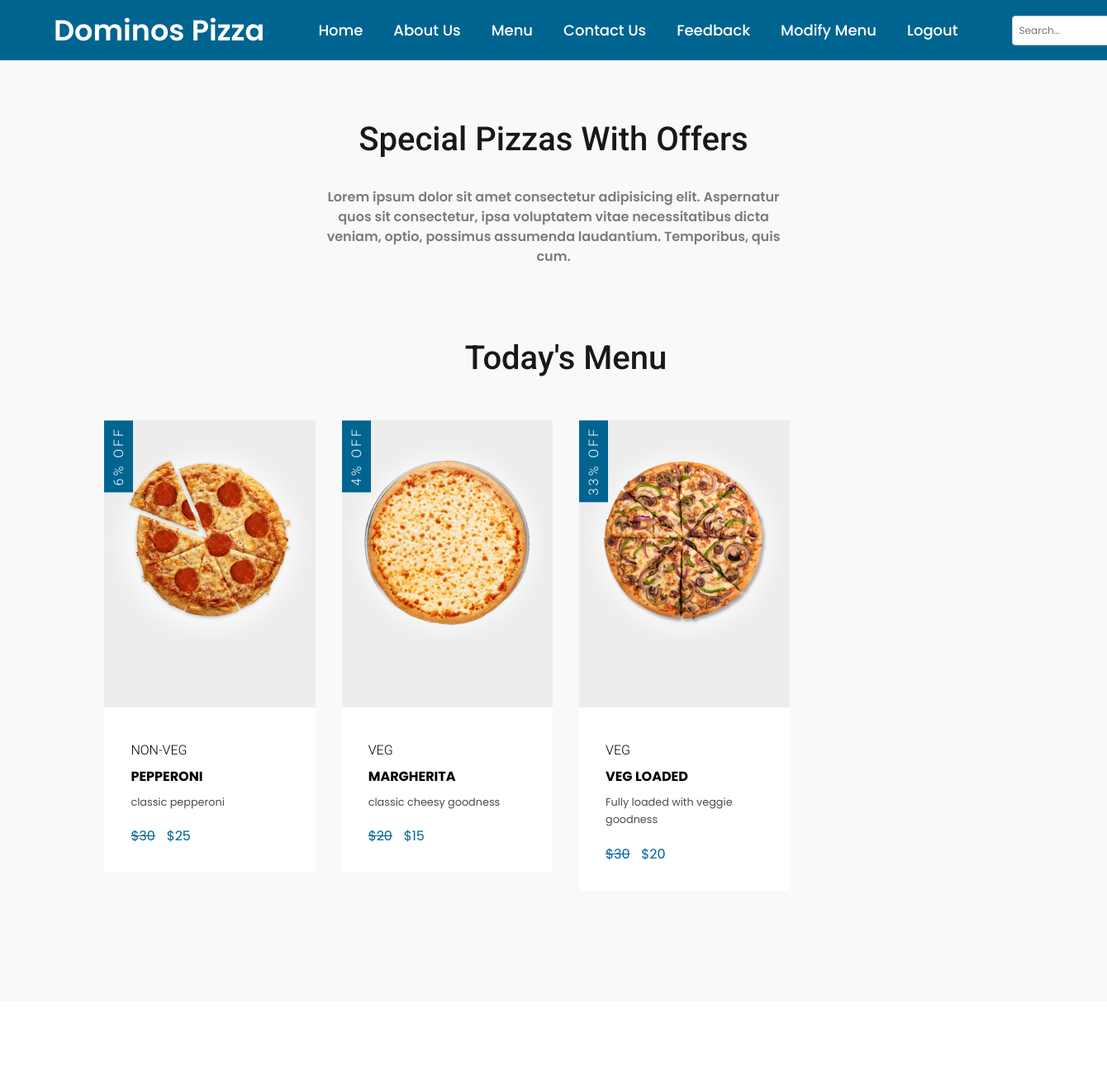
/home (signed in, upper part), run on an earlier commit of the app's database.
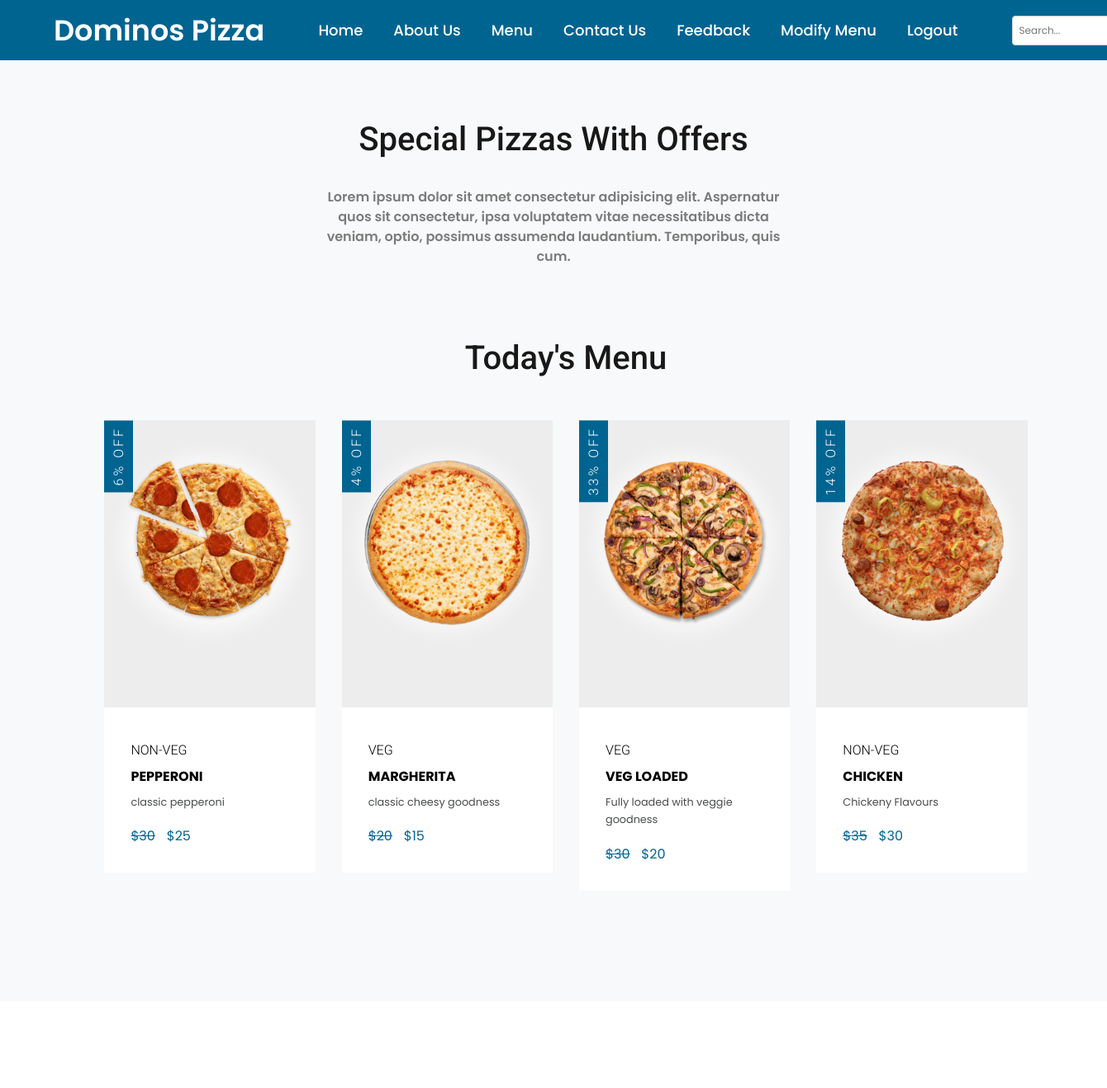
And on a later commit of the database.
### pizza/models.py (models this page shows, shortened)
class pizzas(models.Model):
    name = models.CharField(max_length=20)
    actual_price = models.IntegerField()
    discounted_price = models.IntegerField()
    description = models.CharField(max_length=100)
    image = models.CharField(max_length=10)
    discount = models.IntegerField()
    category = models.CharField(max_length=20)

### website/views.py (the view)
# urls.py: path("home",home,name="home"),
def home(request):
    if request.method == "POST":
        username = request.POST.get("username")
        password = request.POST.get("password")
        user = User.objects.filter(username=username, password=password)
        if user:
            request.session["username"] = username
            data = pizzas.objects.all()
            query = list(data.values())
            return render(request, "home.html", {"username": username, "menu": query})
        else:
            return render(request, "login.html", {"error": "Invalid credentials"})
    else:
        if request.session.get("username"):
            username = request.session.get("username")
            data = pizzas.objects.all()
            query = list(data.values())
            return render(request, "home.html", {"username": username, "menu": query})
        else:
            return render(request, "login.html", {"error": "Please login first"})

### templates/home.html (shortened to what this page needs)
{% load static %}
<!DOCTYPE html>
<html lang="en" dir="ltr">
  <head>
    <link rel="stylesheet" href={% static '/header.css' %}> <link
    rel="stylesheet" href={% static '/main.css' %}>
    <link rel="stylesheet" href="main.css" />
  </head>
  <body>
    {% include "header.html" %}
    <div class="products">
      <div class="container">
        <h1 class="lg-title">Special Pizzas With Offers</h1>
        <p class="text-light">
          Lorem ipsum dolor sit amet consectetur adipisicing elit. Aspernatur
          quos sit consectetur, ipsa voluptatem vitae necessitatibus dicta
          veniam, optio, possimus assumenda laudantium. Temporibus, quis cum.
        </p>
        <div class="products">
          <div class="container">
            <h1 class="lg-title">Today's Menu</h1>
            <div class="product-items">
              {% for i in menu %}
              {% if forloop.counter < 5 %}
              <div class="product">
                <div class="product-content">
                  <div class="product-img">
                    <img
                      src="static/pizzas/{{ i.image }}"
                      alt="product image"
                    />
                  </div>
                </div>
                <div class="product-info">
                  <div class="product-info-top">
                    <h2 class="sm-title">{{ i.category }}</h2>
                  </div>
                  <a href="#" class="product-name">{{ i.name }}</a>
                  <p class="product-description">{{ i.description }}</p>
                  <p class="product-price strikeme">${{ i.actual_price }}</p>
                  <p class="product-price">${{ i.discounted_price }}</p>
                </div>
                <div class="off-info">
                  <h2 class="sm-title">{{ i.discount }}% off</h2>
                </div>
              </div>
              {% endif %}
              {% endfor %}
            </div>
          </div>
        </div>
      </div>
    </div>
    <div class="product-collection">
      <div class="container">
        <div class="product-collection-wrapper">
        </div>
      </div>
    </div>
  </body>
</html>

What changed in the data, as far as the page shows it:
added pizzas: image (picture), category "NON-VEG", name "CHICKEN", description "Chickeny Flavours", actual_price "35", discounted_price "30", discount "14"
